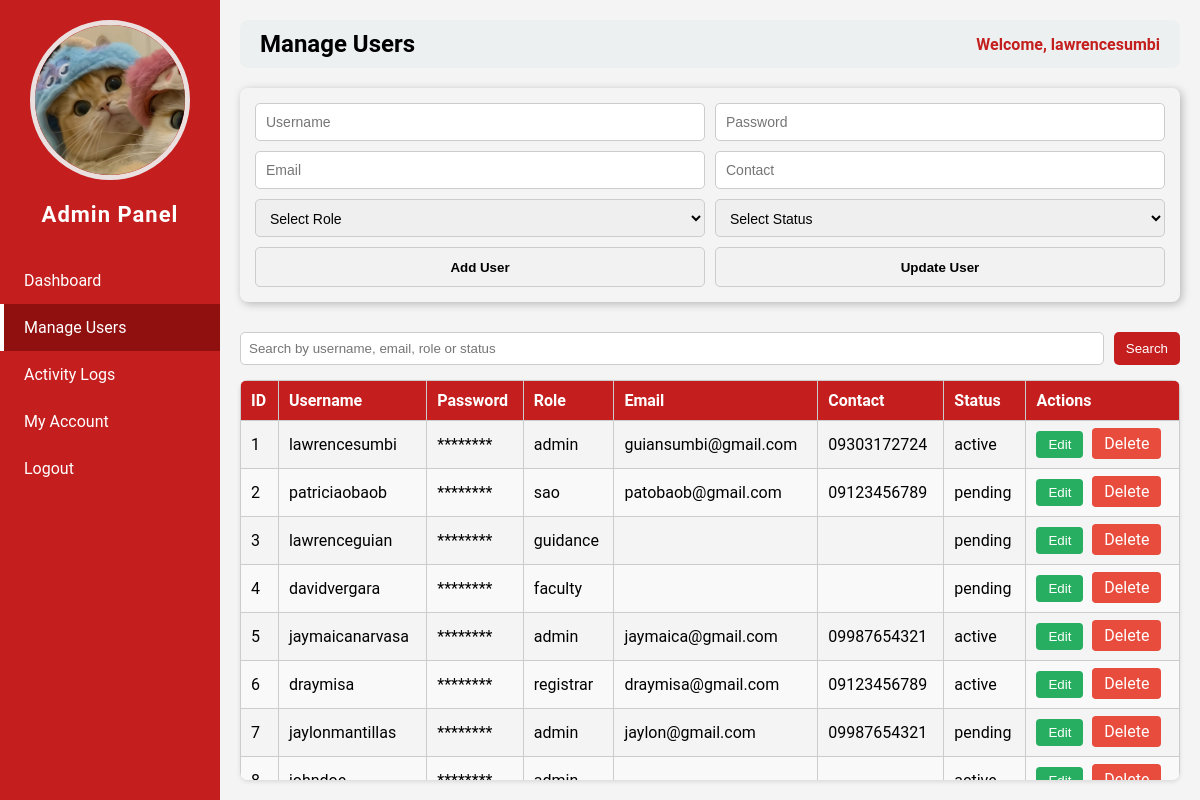
/admin.php?page=manage_users (signed in), run on an earlier commit of the app's database.
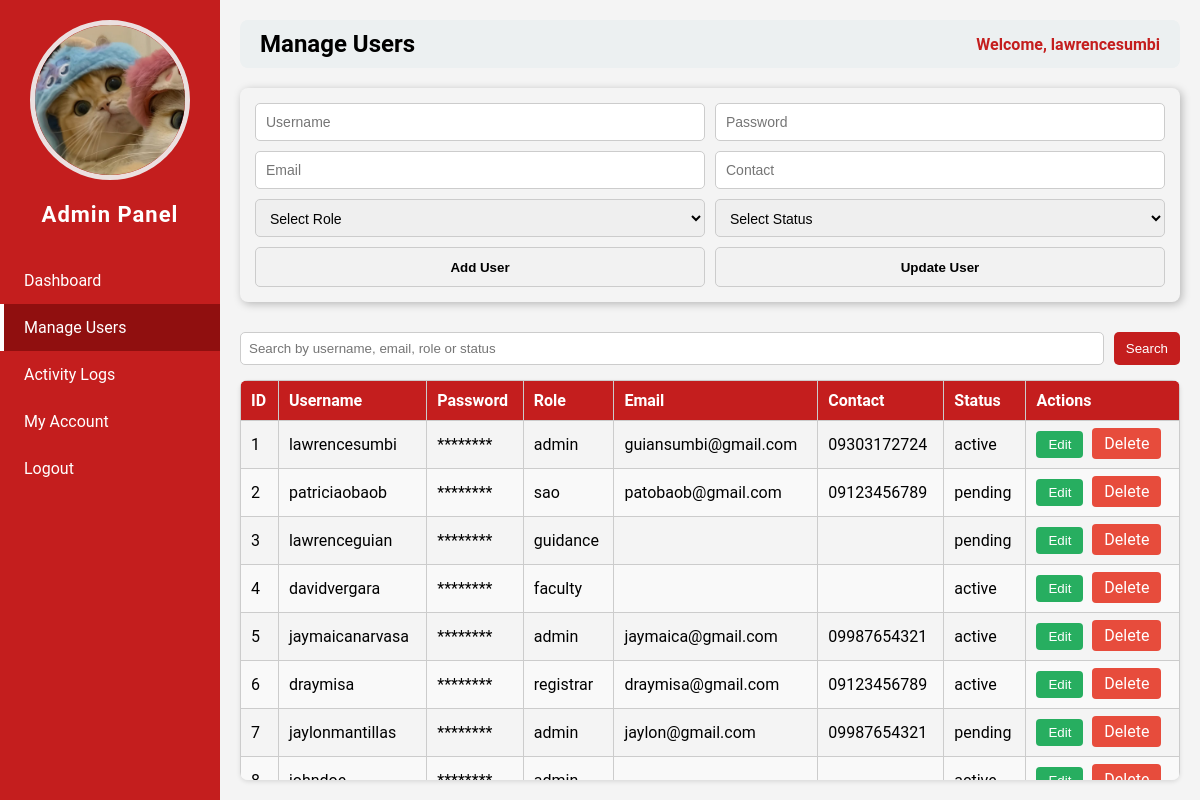
And on a later commit of the database.
### tables this page shows
CREATE TABLE `users` (
  `id` int(11) NOT NULL,
  `username` varchar(50) NOT NULL,
  `password` varchar(255) NOT NULL,
  `role` varchar(50) NOT NULL,
  `email` varchar(255) NOT NULL,
  `contact` varchar(50) NOT NULL,
  `status` varchar(50) NOT NULL,
  `img` varchar(255) NOT NULL
);

### admin_pages/manage_users.php (the view, shortened to what this page needs)
<?php
$host = "localhost";
$dbname = "studisciplink";
$user = "root";
$pass = "";
try {
    $pdo = new PDO("mysql:host=$host;dbname=$dbname", $user, $pass);
    $pdo->setAttribute(PDO::ATTR_ERRMODE, PDO::ERRMODE_EXCEPTION);
    $search = isset($_GET['search']) ? trim($_GET['search']) : '';
    if ($search) {
        $stmt = $pdo->prepare("SELECT * FROM users
                               WHERE username LIKE ?
                               OR email LIKE ?
                               OR role LIKE ?
                               OR status LIKE ?
                               ORDER BY id ASC");
        $stmt->execute(["%$search%", "%$search%", "%$search%", "%$search%"]);
    } else {
        $stmt = $pdo->query("SELECT * FROM users ORDER BY id ASC");
    }
    $users = $stmt->fetchAll(PDO::FETCH_ASSOC);
} catch(PDOException $e) {
    echo "<p style='color:red;'>Database error: ".$e->getMessage()."</p>";
}
?>
<form method="POST" class="user-form">
    <div class="row">
        <input type="text" name="username" id="username" placeholder="Username" required>
        <input type="password" name="password" id="password" placeholder="Password">
    </div>
    <div class="row">
        <input type="text" name="email" id="email" placeholder="Email">
        <input type="text" name="contact" id="contact" placeholder="Contact">
    </div>
    <div class="row">
        <select name="role" id="role" required>
            <option value="">Select Role</option>
        </select>
        <select name="status" id="status" required>
            <option value="">Select Status</option>
        </select>
    </div>
    <div class="row">
        <button type="submit" name="add_user" class="add-user">Add User</button>
        <button type="submit" name="update_user" class="update-user">Update User</button>
    </div>
</form>
<form method="GET" class="search-form">
    <input type="text" name="search" placeholder="Search by username, email, role or status" value="<?php echo htmlspecialchars($search); ?>">
    <button type="submit">Search</button>
</form>
<div class="table-container">
    <table class="users-table">
        <thead>
            <tr>
                <th>ID</th>
                <th>Username</th>
                <th>Password</th>
                <th>Role</th>
                <th>Email</th>
                <th>Contact</th>
                <th>Status</th>
                <th>Actions</th>
            </tr>
        </thead>
        <tbody>
            <?php foreach($users as $user): ?>
            <tr>
                <td><?php echo $user['id']; ?></td>
                <td><?php echo $user['username']; ?></td>
                <td>********</td>
                <td><?php echo $user['role']; ?></td>
                <td><?php echo $user['email']; ?></td>
                <td><?php echo $user['contact']; ?></td>
                <td><?php echo $user['status']; ?></td>
                <td>
                    <button class="btn-edit" onclick="editUser(<?php echo htmlspecialchars(json_encode($user)); ?>)">Edit</button>
                    <a class="btn-delete" href="?page=manage_users&delete=<?php echo $user['id']; ?>" onclick="return confirm('Are you sure?')">Delete</a>
                </td>
            </tr>
            <?php endforeach; ?>
        </tbody>
    </table>
</div>

What changed in the data, as far as the page shows it:
changed users "davidvergara": status "pending" → "active"
